Frame 1 (no input): blank canvas, image omitted
Frame 60 (the mouse pressed at the canvas centre just before this capture): blank canvas, image omitted
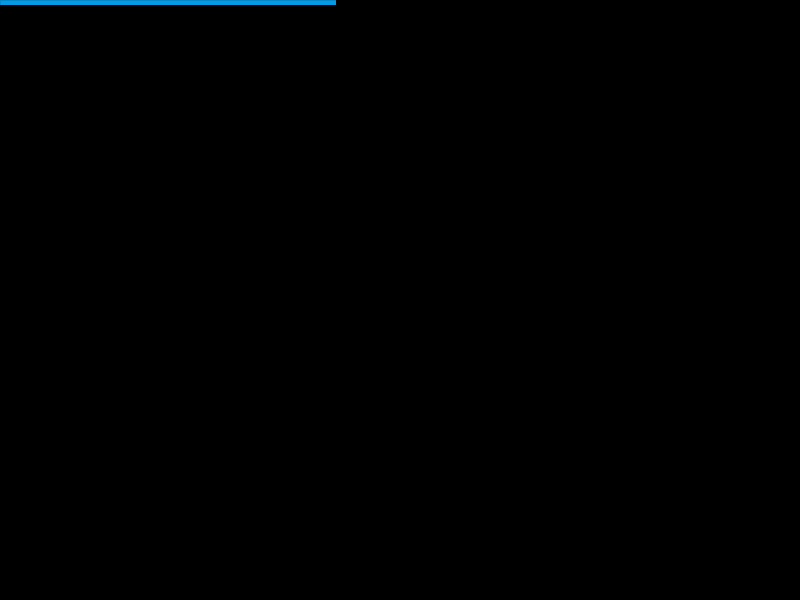
Frame 120 (the mouse held since frame 60 and released just before this capture)

The Processing sketch whose frames 1 and 60 were blank and that drew this single picture after the mouse press (run headless with seeded random() and noise(); from frame 60 on, the mouse is pressed at the canvas centre):

// Processing sketch: mandelbrot
// ── mandelbrot.pde
int maxIterations = 5000;
float escapeRadius = 2;
float potential = 8;

Renderer renderer;

void setup() {
  //fullScreen();
  size(800, 600);
  background(0);
  pixelDensity(1);
  
  renderer = new Renderer();
  renderer.init();
}

void draw() {
  background(0);
  renderer.update();
}

void mousePressed() {
  renderer.zoom(mouseX, mouseY, 3);
}

void keyPressed() {
  if (keyCode == 83) {
    renderer.toggleStats();
  }
}

// ── Renderer.pde
class Renderer {
  float startMinA;
  float startMaxA;
  float startMinB;
  float startMaxB;
  
  float minA;
  float maxA;
  float minB;
  float maxB;
  
  int progress = 0;
  float zoomLevel = 1;
  
  PGraphics img;
  RendererThread thread;
  boolean showStats = false;
  
  Renderer() {
    img = createGraphics(width, height);
  }
  
  void init() {
    startMinA = -2;
    startMaxA = 2;
    startMinB = (height * startMinA) / width;
    startMaxB = (height * startMaxA) / width; 
  
    minA = startMinA;
    maxA = startMaxA;
    minB = startMinB;
    maxB = startMaxB;
    
    run();
    renderImage();
  }
  
  void update() {
    renderImage();
    renderStats();
    renderProgress(0, 0);
  }
  
  void zoom (int x, int y, int zoom) {
    float mappedX = map(x, 0, width, minA, maxA);
    float aLength = abs(maxA - minA);
    minA = mappedX - aLength / zoom;
    maxA = mappedX + aLength / zoom;
  
    float mappedY = map(y, 0, height, minB, maxB);
    float bLength = abs(maxB - minB);
    minB = mappedY - bLength / zoom;
    maxB = mappedY + bLength / zoom;
    
    zoomLevel += zoomLevel / zoom;
    
    run();
  }
  
  void zoom (int x, int y) {
    zoom(x, y, 4);
  }

  void run() {
    thread = new RendererThread(this);
    thread.start();
  }
  
  void render () {
    PGraphics pg = createGraphics(width, height);
    pg.beginDraw();
    pg.loadPixels();
    int total = width * height;
    int current = 1;
    
    for (int x = 0; x < width; x++) {
      for (int y = 0; y < height; y++) {
        double a = map(x - width / 8, 0, width, renderer.minA, renderer.maxA);
        double b = map(y, 0, height, renderer.minB, renderer.maxB);
  
        double ca = a;
        double cb = b;
  
        int n = 0;
  
        while (n < maxIterations) {
          double aa = a * a - b * b;
          double bb = 2 * a * b;
  
          a = aa + ca;
          b = bb + cb;
  
          if (a * a + b * b > potential) {
            break;
          }
  
          n++;
        }
        
        int i = x + width*y;
        pg.pixels[i] = getColor(n, a, b);
        renderer.progress = (int) Math.round((float)current / total * 100);
        current++;
        
      }
    }
    
    pg.updatePixels();
    pg.endDraw();
    
    img = pg;
  }
  
  void renderProgress(int x, int y) {
    if (progress < 100) {
      fill(3, 155, 229);
      strokeWeight(0);
      rect(x, y, width * progress / 100, 5);
    }
  }
  
  void renderImage() {
    image(img, 0, 0);
  }
  
  void renderStats() {
    if (!showStats) {
      return;
    }
    
    fill(255);
    textSize(22);
    text("Zoom: " + round(zoomLevel * 100.0) / 100.0 + "x", 10, 30);
  }
  
  void toggleStats() {
    showStats = !showStats; 
  }
  
  color getColor(int n, double a, double b) {
    if (n == maxIterations) {
      return color(0, 0, 0);
    } else {
      double logZn = Math.log(a * a + b * b) / escapeRadius;
      double nu = Math.log(logZn / Math.log(escapeRadius)) / Math.log(escapeRadius);
      double iteration = n + 2 - nu;
      float it = (float)iteration;
      
      ArrayList<Integer> p = pallete();
      color clr1 = p.get(floor(it) % p.size());
      color clr2 = p.get((floor(it) + 1) % p.size());
  
      return lerpColor(clr1, clr2, it % 1);
    }
  }
  
  ArrayList<Integer> pallete() {
    ArrayList<Integer> p = new ArrayList<Integer>();
    
    p.add(color(60, 30, 15));
    p.add(color(25, 7, 26));
    p.add(color(9, 1, 47));
    p.add(color(4, 4, 73));
    p.add(color(0, 7, 100));
    p.add(color(12, 44, 138));
    p.add(color(24, 82, 177));
    p.add(color(57, 125, 209));
    p.add(color(134, 181, 229));
    p.add(color(211, 236, 248));
    p.add(color(241, 233, 191));
    p.add(color(248, 201, 95));
    p.add(color(255, 170, 0));
    p.add(color(204, 128, 0));
    p.add(color(153, 87, 0));
    p.add(color(106, 52, 3));
      
    return p;
  }
}

// ── RendererThread.pde
class RendererThread extends Thread {
  Renderer renderer;
  
  RendererThread(Renderer renderer) {
    this.renderer = renderer;
  }
  
  void run () {
    renderer.render();
  }
}
